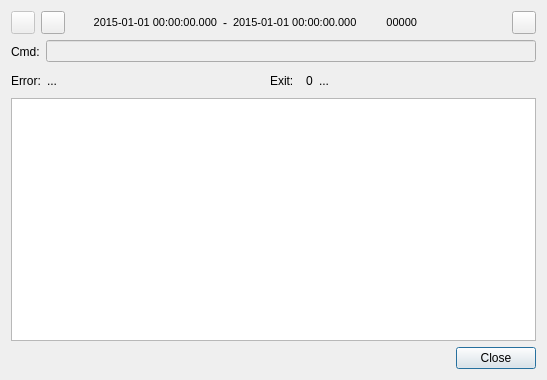
<?xml version="1.0" encoding="UTF-8"?>
<ui version="4.0">
 <class>CommandOutputDialog</class>
 <widget class="QDialog" name="CommandOutputDialog">
  <property name="geometry">
   <rect>
    <x>0</x>
    <y>0</y>
    <width>547</width>
    <height>380</height>
   </rect>
  </property>
  <property name="font">
   <font>
    <family>Liberation Sans</family>
    <pointsize>9</pointsize>
   </font>
  </property>
  <property name="windowTitle">
   <string>Command output</string>
  </property>
  <property name="windowIcon">
   <iconset resource="../resources/res.qrc">
    <normaloff>:/RPX100_icon.png</normaloff>:/RPX100_icon.png</iconset>
  </property>
  <layout class="QVBoxLayout" name="verticalLayout">
   <item>
    <layout class="QHBoxLayout" name="processLayout">
     <item>
      <widget class="QToolButton" name="runningState">
       <property name="enabled">
        <bool>false</bool>
       </property>
       <property name="toolTip">
        <string>Running state icon</string>
       </property>
       <property name="text">
        <string/>
       </property>
       <property name="icon">
        <iconset resource="../resources/res.qrc">
         <normaloff>:/stop.png</normaloff>
         <normalon>:/play.png</normalon>:/stop.png</iconset>
       </property>
       <property name="checkable">
        <bool>true</bool>
       </property>
      </widget>
     </item>
     <item>
      <widget class="QToolButton" name="processRefresh">
       <property name="toolTip">
        <string>Refresh data</string>
       </property>
       <property name="text">
        <string/>
       </property>
       <property name="icon">
        <iconset resource="../resources/res.qrc">
         <normaloff>:/recycle.png</normaloff>:/recycle.png</iconset>
       </property>
       <property name="checkable">
        <bool>true</bool>
       </property>
      </widget>
     </item>
     <item>
      <widget class="QLabel" name="startTime">
       <property name="minimumSize">
        <size>
         <width>146</width>
         <height>0</height>
        </size>
       </property>
       <property name="font">
        <font>
         <pointsize>8</pointsize>
        </font>
       </property>
       <property name="toolTip">
        <string>Start time of last execution</string>
       </property>
       <property name="text">
        <string>2015-01-01 00:00:00.000</string>
       </property>
       <property name="alignment">
        <set>Qt::AlignRight|Qt::AlignTrailing|Qt::AlignVCenter</set>
       </property>
      </widget>
     </item>
     <item>
      <widget class="QLabel" name="timeMidLabel">
       <property name="text">
        <string>-</string>
       </property>
      </widget>
     </item>
     <item>
      <widget class="QLabel" name="endTime">
       <property name="minimumSize">
        <size>
         <width>146</width>
         <height>0</height>
        </size>
       </property>
       <property name="font">
        <font>
         <pointsize>8</pointsize>
        </font>
       </property>
       <property name="toolTip">
        <string>End time of last execution</string>
       </property>
       <property name="text">
        <string>2015-01-01 00:00:00.000</string>
       </property>
      </widget>
     </item>
     <item>
      <widget class="QLabel" name="processPid">
       <property name="minimumSize">
        <size>
         <width>32</width>
         <height>0</height>
        </size>
       </property>
       <property name="font">
        <font>
         <pointsize>8</pointsize>
        </font>
       </property>
       <property name="toolTip">
        <string>Process PID</string>
       </property>
       <property name="text">
        <string>00000</string>
       </property>
       <property name="alignment">
        <set>Qt::AlignRight|Qt::AlignTrailing|Qt::AlignVCenter</set>
       </property>
      </widget>
     </item>
     <item>
      <spacer name="horizontalSpacer">
       <property name="orientation">
        <enum>Qt::Horizontal</enum>
       </property>
       <property name="sizeHint" stdset="0">
        <size>
         <width>40</width>
         <height>20</height>
        </size>
       </property>
      </spacer>
     </item>
     <item>
      <widget class="QToolButton" name="processKill">
       <property name="toolTip">
        <string>Kill the process (SIGKILL)</string>
       </property>
       <property name="text">
        <string/>
       </property>
       <property name="icon">
        <iconset resource="../resources/res.qrc">
         <normaloff>:/kill.png</normaloff>:/kill.png</iconset>
       </property>
       <property name="checkable">
        <bool>true</bool>
       </property>
      </widget>
     </item>
    </layout>
   </item>
   <item>
    <layout class="QHBoxLayout" name="commandLayout">
     <item>
      <widget class="QLabel" name="commandLabel">
       <property name="minimumSize">
        <size>
         <width>0</width>
         <height>23</height>
        </size>
       </property>
       <property name="text">
        <string>Cmd:</string>
       </property>
      </widget>
     </item>
     <item>
      <widget class="QLineEdit" name="commandText">
       <property name="enabled">
        <bool>false</bool>
       </property>
       <property name="toolTip">
        <string>Command that was executed</string>
       </property>
      </widget>
     </item>
    </layout>
   </item>
   <item>
    <layout class="QHBoxLayout" name="errorExitLayout">
     <item>
      <widget class="QLabel" name="errorLabel">
       <property name="minimumSize">
        <size>
         <width>0</width>
         <height>23</height>
        </size>
       </property>
       <property name="text">
        <string>Error:</string>
       </property>
      </widget>
     </item>
     <item>
      <widget class="QLabel" name="errorText">
       <property name="sizePolicy">
        <sizepolicy hsizetype="Expanding" vsizetype="Preferred">
         <horstretch>0</horstretch>
         <verstretch>0</verstretch>
        </sizepolicy>
       </property>
       <property name="toolTip">
        <string>Process error status</string>
       </property>
       <property name="text">
        <string>...</string>
       </property>
      </widget>
     </item>
     <item>
      <widget class="QLabel" name="exitLabel">
       <property name="minimumSize">
        <size>
         <width>30</width>
         <height>23</height>
        </size>
       </property>
       <property name="text">
        <string>Exit:</string>
       </property>
      </widget>
     </item>
     <item>
      <widget class="QLabel" name="exitCode">
       <property name="sizePolicy">
        <sizepolicy hsizetype="Minimum" vsizetype="Preferred">
         <horstretch>0</horstretch>
         <verstretch>0</verstretch>
        </sizepolicy>
       </property>
       <property name="toolTip">
        <string>Return code</string>
       </property>
       <property name="text">
        <string>0</string>
       </property>
      </widget>
     </item>
     <item>
      <widget class="QLabel" name="exitText">
       <property name="sizePolicy">
        <sizepolicy hsizetype="Expanding" vsizetype="Preferred">
         <horstretch>0</horstretch>
         <verstretch>0</verstretch>
        </sizepolicy>
       </property>
       <property name="toolTip">
        <string>Process exit status</string>
       </property>
       <property name="text">
        <string>...</string>
       </property>
      </widget>
     </item>
    </layout>
   </item>
   <item>
    <widget class="QPlainTextEdit" name="logEdit">
     <property name="enabled">
      <bool>true</bool>
     </property>
     <property name="font">
      <font>
       <family>Monospace</family>
      </font>
     </property>
     <property name="toolTip">
      <string>Output log (stdout + stderr)</string>
     </property>
     <property name="readOnly">
      <bool>true</bool>
     </property>
    </widget>
   </item>
   <item>
    <widget class="QDialogButtonBox" name="buttonBox">
     <property name="orientation">
      <enum>Qt::Horizontal</enum>
     </property>
     <property name="standardButtons">
      <set>QDialogButtonBox::Close</set>
     </property>
    </widget>
   </item>
  </layout>
 </widget>
 <tabstops>
  <tabstop>buttonBox</tabstop>
 </tabstops>
 <resources>
  <include location="../resources/res.qrc"/>
 </resources>
 <connections>
  <connection>
   <sender>buttonBox</sender>
   <signal>accepted()</signal>
   <receiver>CommandOutputDialog</receiver>
   <slot>accept()</slot>
   <hints>
    <hint type="sourcelabel">
     <x>257</x>
     <y>194</y>
    </hint>
    <hint type="destinationlabel">
     <x>157</x>
     <y>203</y>
    </hint>
   </hints>
  </connection>
  <connection>
   <sender>buttonBox</sender>
   <signal>rejected()</signal>
   <receiver>CommandOutputDialog</receiver>
   <slot>reject()</slot>
   <hints>
    <hint type="sourcelabel">
     <x>314</x>
     <y>194</y>
    </hint>
    <hint type="destinationlabel">
     <x>286</x>
     <y>203</y>
    </hint>
   </hints>
  </connection>
 </connections>
</ui>
